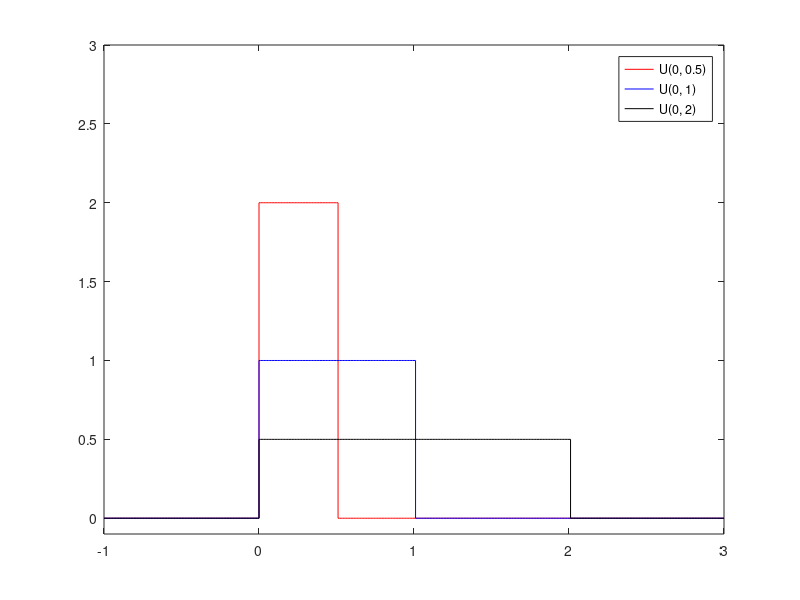
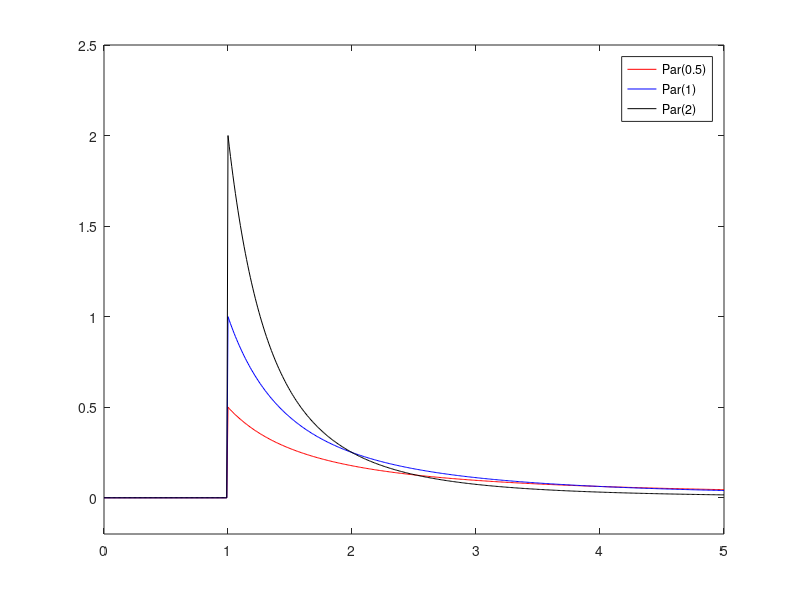

These figures' MATLAB source, in order:
distnames = {'Uniform', 'GeneralizedPareto'};
colors = {'r','b','k','m','c'};
%X ~ U(0, beta);
betas=[0.5, 1, 2];
xs = -1:0.01:3;
fig = figure;
for i=1:length(betas)
    uds = makedist(distnames{1},'lower',0,'upper',betas(i));
    ys = pdf(uds,xs);
    stairs(xs,ys,colors{i});
    hold on;
end
axis([-1 3 -0.1 3]);
legend('U(0, 0.5)','U(0, 1)', 'U(0, 2)');
saveas(fig,'A1a.eps','epsc');

%X ~ Par(alpha);
alphas = [0.5, 1, 2];
xs = 0:0.01:5;
fig = figure;
for i=1:length(alphas)
    k1 = 1/alphas(i);
    sigma1 = 1/alphas(i);    
    theta1 = 1;
    uds = makedist(distnames{2},'k',k1, 'sigma',sigma1,'theta',theta1);
    ys = pdf(uds,xs);
    plot(xs,ys,colors{i});
    hold on;
end
axis([0 5 -0.2 2.5]);
legend('Par(0.5)','Par(1)', 'Par(2)');
saveas(fig,'A1c.eps','epsc');